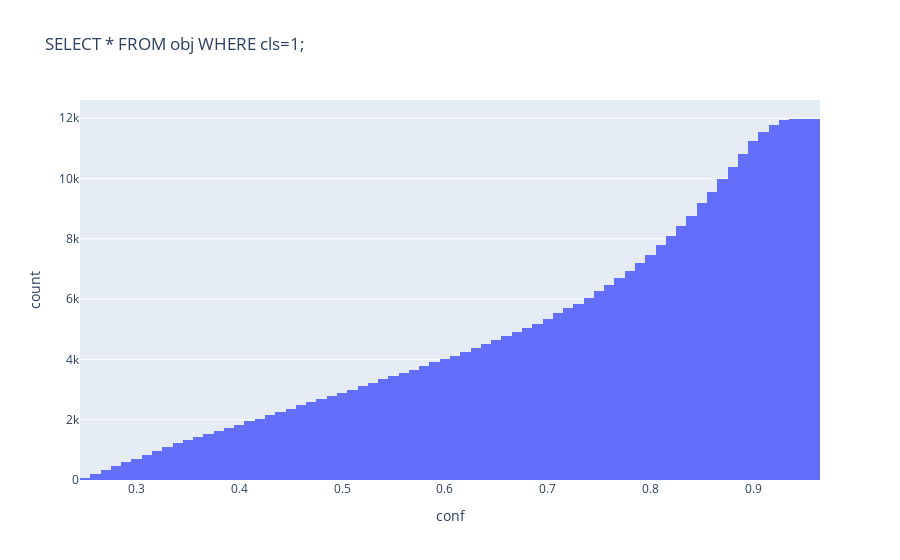

The cell this chart's notebook holds for it:
### Code cell
sql = 'SELECT * FROM obj WHERE cls=1;'
df = pd.read_sql_query(sql, sqlite3.connect(DB_PATH))
fig = px.histogram(df, x="conf", cumulative=True, title=sql)
fig.show()

### Figure 1 — Plotly figure (JSON) as saved in the notebook; plotly's stock layout.template omitted (floating-point values rounded to 4 significant figures; data arrays with more than 128 entries replaced by an {"elided": "..."} marker saying what was removed)
{"data": [{"alignmentgroup": "True", "bingroup": "x", "cumulative": {"enabled": true}, "hovertemplate": "conf=%{x}<br>count=%{y}<extra></extra>", "legendgroup": "", "marker": {"color": "#636efa", "pattern": {"shape": ""}}, "name": "", "offsetgroup": "", "orientation": "v", "showlegend": false, "type": "histogram", "x": {"elided": "11974 float values"}, "xaxis": "x", "yaxis": "y"}], "layout": {"barmode": "relative", "legend": {"tracegroupgap": 0}, "title": {"text": "SELECT * FROM obj WHERE cls=1;"}, "xaxis": {"anchor": "y", "domain": [0, 1], "title": {"text": "conf"}}, "yaxis": {"anchor": "x", "domain": [0, 1], "title": {"text": "count"}}}}
